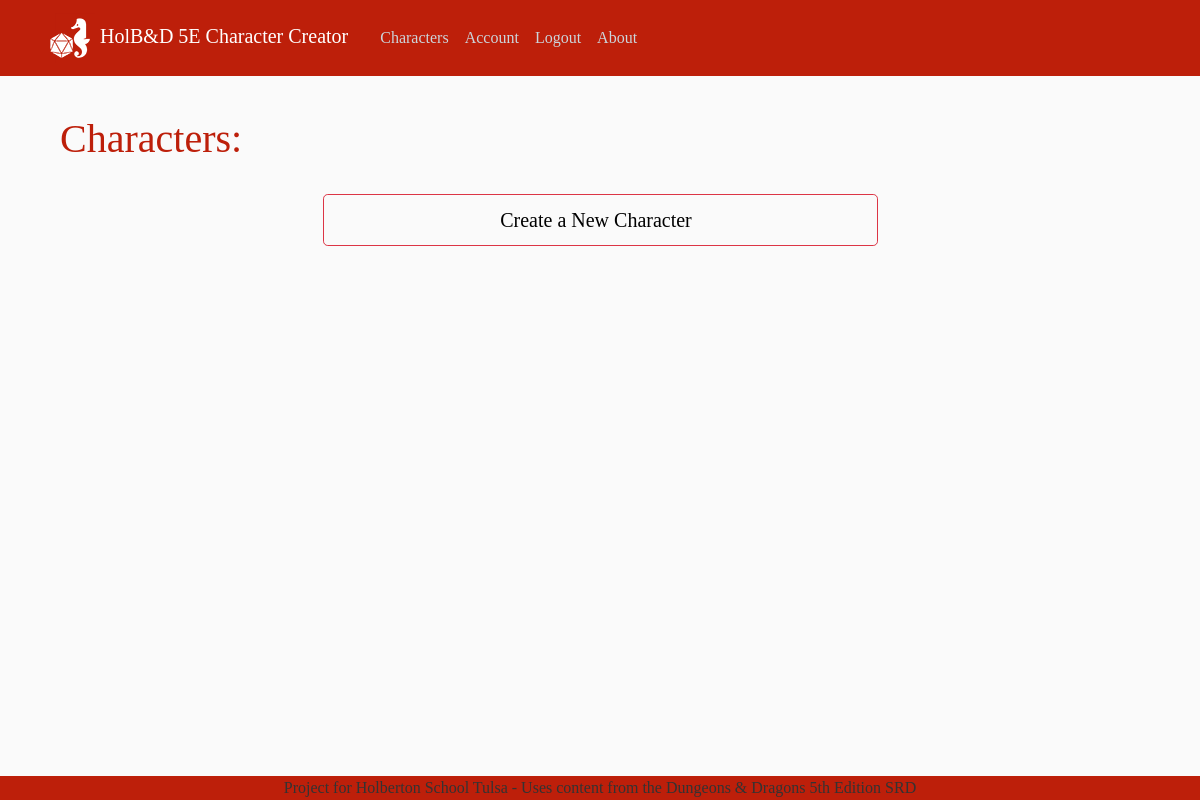
The app's page /my_characters (signed in), older data.
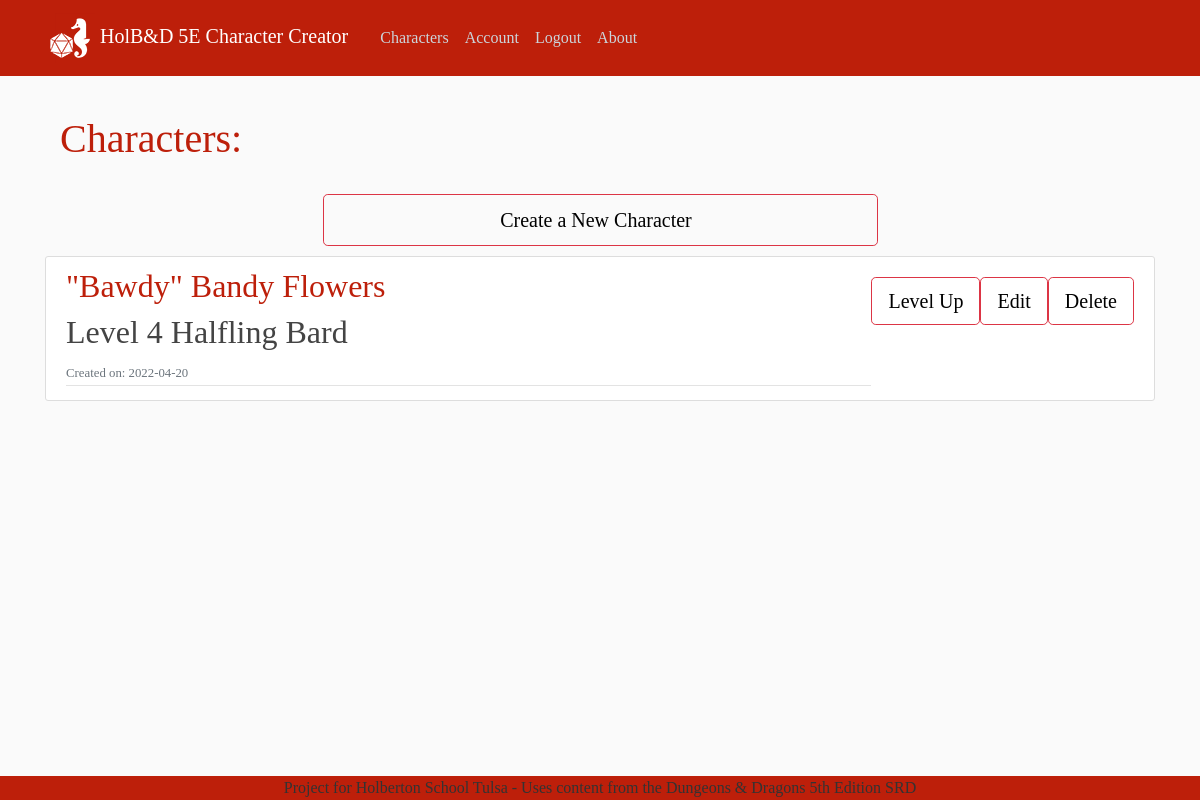
The same page, newer data.
### creator/models.py (models this page shows, shortened)
class Character(db.Model):
    id = db.Column(db.String(8), primary_key=True, autoincrement=False)
    name = db.Column(db.String(30))
    stat1 = db.Column(db.Integer)
    stat2 = db.Column(db.Integer)
    stat3 = db.Column(db.Integer)
    stat4 = db.Column(db.Integer)
    stat5 = db.Column(db.Integer)
    stat6 = db.Column(db.Integer)
    date_created = db.Column(db.DateTime, nullable=False, default=datetime.utcnow)
    strength = db.Column(db.Integer)
    dexterity = db.Column(db.Integer)
    constitution = db.Column(db.Integer)
    intelligence = db.Column(db.Integer)
    wisdom = db.Column(db.Integer)
    charisma = db.Column(db.Integer)
    ancestry = db.Column(db.String(20), nullable=False)
    heroic_class = db.Column(db.String(20), nullable=False)
    subclass = db.Column(db.String(20))
    pact_boon = db.Column(db.String(20))
    level = db.Column(db.Integer, nullable=False, default=1)
    hp1 = db.Column(db.Integer)
    hp2 = db.Column(db.Integer)
    hp3 = db.Column(db.Integer)
    hp4 = db.Column(db.Integer)
    hp5 = db.Column(db.Integer)
    hp6 = db.Column(db.Integer)
    hp7 = db.Column(db.Integer)
    hp8 = db.Column(db.Integer)
    hp9 = db.Column(db.Integer)
    hp10 = db.Column(db.Integer)
    hp11 = db.Column(db.Integer)
    hp12 = db.Column(db.Integer)
    hp13 = db.Column(db.Integer)
    hp14 = db.Column(db.Integer)
    hp15 = db.Column(db.Integer)
    hp16 = db.Column(db.Integer)
    hp17 = db.Column(db.Integer)
    hp18 = db.Column(db.Integer)
    hp19 = db.Column(db.Integer)
    hp20 = db.Column(db.Integer)
    weapon = db.Column(db.String(20))
    armor = db.Column(db.String(20))
    user_id = db.Column(db.Integer, db.ForeignKey('user.id'), nullable=False)

### creator/characters/routes.py (the view)
@characters.route('/my_characters', methods=['GET', 'POST'])
def my_characters():
    if current_user.is_authenticated:
        return render_template('my_characters.html', title='My Characters')
    else:
        flash('Please login', 'danger')
        return redirect(url_for('users.login'))

### creator/models.py (called while the page is built)
@login_manager.user_loader
def load_user(user_id):
    return User.query.get(str(user_id))

### creator/templates/my_characters.html (shortened to what this page needs)
{% extends "layout.html" %}
{% block content %}
<h1 class="mb-3 username">Characters: {{ current_user.characters.total }}</h1>
<div class="my_chars_cnc">
    <button type="button" class="btn btn-outline-danger btn-lg cnc">
        <a class="mr-2" style="color: black" href="{{ url_for('characters.new_character') }}">Create a New Character</a>
    </button>
</div>
    {% for character in current_user.characters %}
        <article class="media content-section">
            <div class="media-body">
                <div class="article-metadata">
                    <h2><a style="color: #bd1f0a" class="mr-2" href="{{ url_for('characters.character_sheet', character_id=character.id) }}">
                        {{ character.name }}
                    </a></h2>
                    <h2><a class="article-title">Level {{ character.level }} {{ character.ancestry }} {{ character.heroic_class }}</a></h2>
                    <small class="text-muted">Created on: {{ character.date_created.strftime('%Y-%m-%d') }}</small>
                </div>
            </div>
            <section class="NewExist my_chars">
                <button type="button" class="btn btn-outline-danger btn-lg my_chars">
                    <a href="{{ url_for('characters.level_up', character_id=character.id) }}">Level Up</a>
                </button>
                <button type="button" class="btn btn-outline-danger btn-lg my_chars" >
                    <a href="{{ url_for('characters.edit_character', character_id=character.id) }}">Edit</a>
                </button>
                <button type="button" class="btn btn-outline-danger btn-lg my_chars">
                    <a href="{{ url_for('characters.delete', character_id=character.id) }}">Delete</a>
                </button>
            </section>
        </article>
    {% endfor %}
{% endblock content %}

### creator/templates/layout.html (shortened to what this page needs)
<!DOCTYPE html>
<html lang="en">
    <head>
        <link rel="stylesheet" href="https://maxcdn.bootstrapcdn.com/bootstrap/4.0.0/css/bootstrap.min.css"
>
        <link rel="stylesheet" type="text/css" href="{{ url_for('static', filename='main.css') }}">
        <link rel="stylesheet" type="text/css" href="{{ url_for('static', filename='home.css') }}">
        <link rel="stylesheet" type="text/css" href="{{ url_for('static', filename='sheet.css') }}">
        <link rel="stylesheet" type="text/css" href="{{ url_for('static', filename='my_characters.css') }}">
    </head>
    <body>
        <header class="site-header">
            <nav class="navbar navbar-expand-md navbar-dark bg-steel fixed-top">
                <div class="container">
                    <a class="navbar-brand mr-4" href="/">
                        <img src="../static/images/dHolbie.png">
                        HolB&D 5E Character Creator</a>
                    <div class="collapse navbar-collapse" id="navbarToggle">
                        <div class="navbar-nav mr-auto">
                            {% if current_user.is_authenticated %}
                                <a class="nav-item nav-link" href="{{ url_for('characters.my_characters') }}">Characters</a>
                                <a class="nav-item nav-link" href="{{ url_for('users.account') }}">Account</a>
                                <a class="nav-item nav-link" href="{{ url_for('users.logout') }}">Logout</a>
                            {% else %}
                                <a class="nav-item nav-link" href="{{ url_for('users.login') }}">Login</a>
                                <a class="nav-item nav-link" href="{{ url_for('users.register') }}">Register</a>
                            {% endif %}
                            <a class="nav-item nav-link" href="{{ url_for('main.about') }}">About</a>
                        </div>
                    </div>
                </div>
            </nav>
        </header>
        <main role="main" class="container">
            <div class="row">
                <div class="col-md-12">
                    {% block content %}
                    {% endblock content %}
                </div>
            </div>
        </main>
        <footer class="site-footer">
            <div class="footer bg-steel fixed-bottom text-center">
                Project for Holberton School Tulsa - Uses content from the
                Dungeons & Dragons 5th Edition SRD
            </div>
        </footer>
    </body>
</html>

### creator/static/main.css (style rules this page uses)
body { background: #fafafa; color: #333333; margin-top: 5rem; height: auto; font-family: serif; }
h1, h2, h3, h4, h5, h6 { color: #444444; }
.bg-steel { background-color: #bd1f0a; }
.site-header .navbar-nav .nav-link { color: #cbd5db; }
.content-section { background: #ffffff; padding: 10px 20px; border: 1px solid #dddddd; border-radius: 3px; margin-bottom: 20px; }
.article-title { color: #444444; }
.article-metadata { padding-bottom: 1px; margin-bottom: 4px; border-bottom: 1px solid #e3e3e3 }

### creator/static/home.css (style rules this page uses)
section.NewExist { display: flex; margin-top: 10px; column-count: 2; }

### creator/static/my_characters.css (style rules this page uses)
h1.mb-3.username { color: #bd1f0a; margin-top: 20px; padding: 15px; text-align: left; border-radius: 15px; }
.my_chars_cnc { display: flex; margin-left: 25%; margin-right: 25%; margin-bottom: 10px; margin-top: 0px; }
div button.btn.btn-outline-danger.btn-lg.cnc { text-align: center; flex-grow: 1; padding: 10px; }
button.btn.btn-outline-danger.btn-lg.my_chars > a { color: black; }
div .media-body { border-radius: 15px; }

Row changes from the older to the newer data that the page shows:
added Character: name "\"Bawdy\" Bandy Flowers", level "4", ancestry "Halfling", heroic_class "Bard", date_created "2022-04-20"
